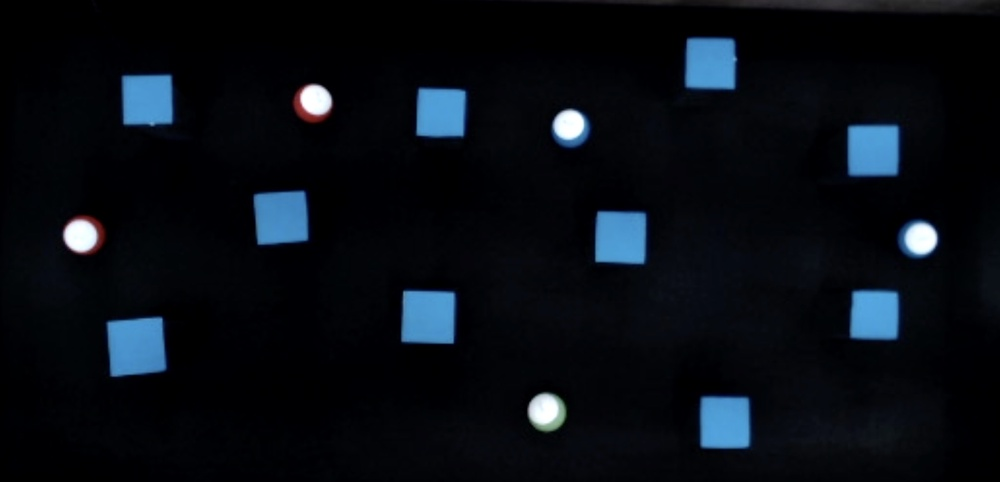
#> input picture img/many_sphero.jpg, 1000 x 482 px, shrunk from 3033 x 1462 before the run
$ python -i img_recognitizon.py   (imports and definitions only)
#> lines starting #> are read from the running program, lines starting #| are printed output that depends on the picture; after the words box and inside, x2 and y2 are one past the last pixel; in counts of white or black regions, pixels touching at a corner belong together
#> further down, picture is the input picture: shape (482, 1000, 3); mean B, G, R 20, 13.3, 8.5
import cv2
import numpy as np
from spherov2 import scanner
from spherov2.sphero_edu import SpheroEduAPI
from spherov2.types import Color

def get_coords(image):
    # image= cv2.imread(image)
    dimensions=image.shape
#> dimensions = (482, 1000, 3)
    print('Image Dimension    : ',dimensions)
#| Image Dimension    :  (482, 1000, 3)
    original_image= image
    image = cv2.blur(image, (30,30), cv2.BORDER_CONSTANT)
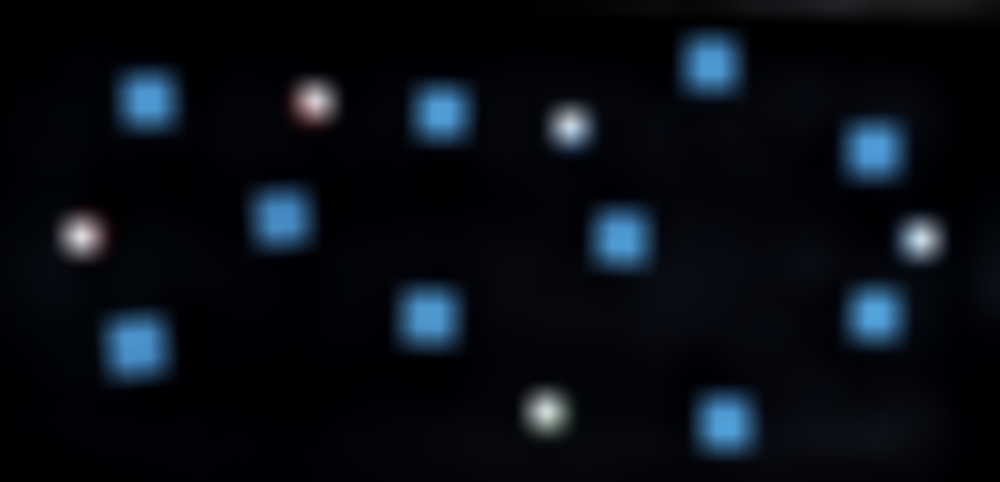
#> image: shape (482, 1000, 3); mean of channels 0, 1, 2 20, 13.2, 8.5; drawn as B, G, R
    lowerValues_rect = np.array([60, 120, 120])
    upperValues_rect = np.array([117, 255, 255])

    #myColors_sphero = [[0,0,255,179,83,255]]
    lowerValues = np.array([0,0,168])
    upperValues = np.array([172,111,255])
    #mask for sphero
    hsv= cv2.cvtColor(image,cv2.COLOR_BGR2HSV)
#> hsv: shape (482, 1000, 3); mean H, S, V 107.8, 171.4, 20.1
    mask = cv2.inRange(hsv, lowerValues, upperValues)
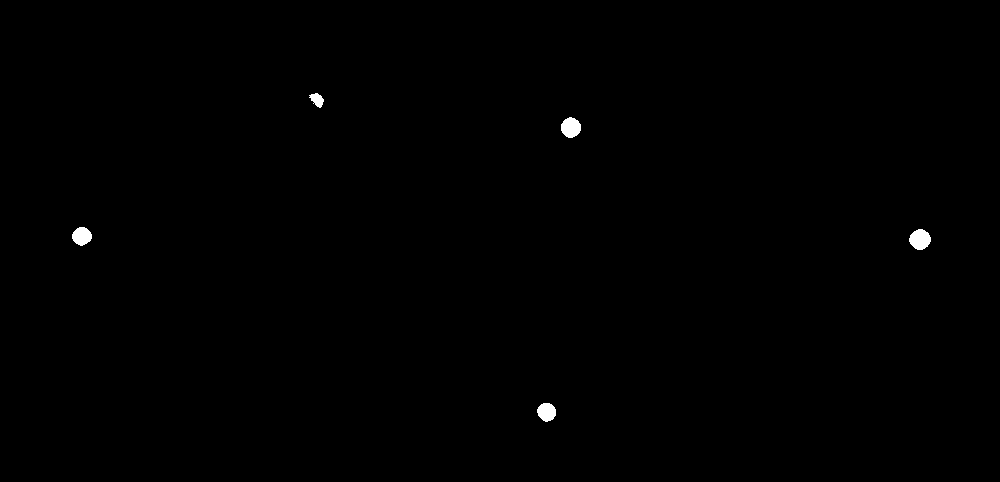
#> mask: shape (482, 1000); 0.28% white; 5 white regions, box (x1, y1, x2, y2) and area: (909, 229, 931, 250) 342, (561, 117, 581, 138) 318, (72, 227, 92, 246) 280, (537, 403, 556, 422) 275, (309, 93, 324, 108) 136
    mask_rect = cv2.inRange(hsv, lowerValues_rect, upperValues_rect)
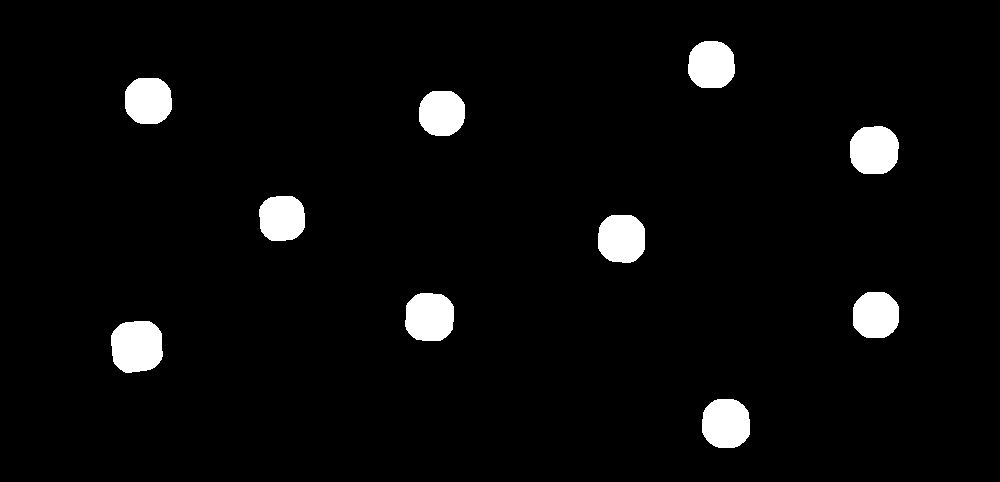
#> mask_rect: shape (482, 1000); 4% white; 10 white regions
    contours_rect, hierarchy= cv2.findContours(mask_rect.copy(), cv2.RETR_EXTERNAL, cv2.CHAIN_APPROX_NONE)
#> contours_rect = 10 contours; largest, box (x1, y1, x2, y2) and area: (111, 321, 163, 373) 2199, (405, 293, 454, 341) 1938, (702, 399, 750, 448) 1912, (850, 126, 899, 174) 1910, (598, 215, 645, 263) 1862
    # find countours
    contours, hierarchy= cv2.findContours(mask.copy(), cv2.RETR_EXTERNAL, cv2.CHAIN_APPROX_NONE)
#> contours = 5 contours; box (x1, y1, x2, y2) and area: (909, 229, 931, 250) 313, (561, 117, 581, 138) 290, (72, 227, 92, 246) 254, (537, 403, 556, 422) 249, (309, 93, 324, 108) 114
    approx_shapes = [cv2.approxPolyDP(contour, 0.01 * cv2.arcLength(contour, True), True) for
                    contour in contours]
#> approx_shapes = 5 contours; box (x1, y1, x2, y2) and area: (909, 229, 931, 250) 315, (561, 117, 581, 138) 293, (72, 227, 92, 246) 252, (537, 403, 556, 422) 246, (309, 93, 324, 108) 114
    #for sphero
    mu = [None]*len(contours)
#> mu = 5 items
    mc = [None]*len(contours)
#> mc = 5 items
    for i in range(len(contours)):
    # Get the mass centers
        mu[i] = cv2.moments(contours[i])
    # add 1e-5 to avoid division by zero
        mc[i] = (mu[i]['m10'] / (mu[i]['m00'] + 1e-5), mu[i]['m01'] / (mu[i]['m00'] + 1e-5))
#> this loop made 5 passes
#> after the loop, mc = [(546.2, 411.6), (919.6, 239), (81.43, 235.8), (570.5, 127.2), (316.8, 99.32)]

    #for obstacle
    mu_rect = [None]*len(contours_rect)
#> mu_rect = 10 items
    mc_rect = [None]*len(contours_rect)
#> mc_rect = 10 items
    for i in range(len(contours_rect)):
    # Get the mass centers
        mu_rect[i] = cv2.moments(contours_rect[i])
    # add 1e-5 to avoid division by zero
        mc_rect[i] = (mu_rect[i]['m10'] / (mu_rect[i]['m00'] + 1e-5), mu_rect[i]['m01'] / (mu_rect[i]['m00'] + 1e-5))
#> this loop made 10 passes
#> after the loop, mc_rect = [(725.6, 423.1), (136.4, 346), (429.2, 316.7), (875.4, 314.7), (621.2, 238.2), (281.6, 217.9), (873.8, 149.8), (441.5, 112.8), (147.9, 100.4), (711, 64.42)]
    # Draw contours
    drawing = np.zeros((mask.shape[0], mask.shape[1], 3), dtype=np.uint8)
    drawing_rect = np.zeros((mask_rect.shape[0], mask_rect.shape[1], 3), dtype=np.uint8)

    coords_sphero = []
    for i,approx_shape in enumerate(approx_shapes):
        if len(approx_shape) > 10:

            coords_sphero.append([int(mc[i][0]), int(mc[i][1])])
            color = (255, 0, 0)
            cv2.drawContours(drawing, contours, i, color, 2)
            cv2.putText(drawing,str([int(mc[i][0]), int(mc[i][1])]),[int(mc[i][0]), int(mc[i][1])],cv2.FONT_HERSHEY_SIMPLEX,1,(255,255,255))
            cv2.circle(drawing, (int(mc[i][0]), int(mc[i][1])), 4, (0,0,255), -1)
#> after the loop, coords_sphero = [[546, 411], [919, 239], [81, 235], [570, 127], [316, 99]]

    image_bytes_sphero = cv2.imencode(".jpg", drawing)[1].tobytes()
    # print(f"""
    #     ******Coords Spheros******

    #       coords sphero:
    #         sphero 1X : {coords_sphero[0][0]}
    #         sphero 1Y : {coords_sphero[0][1]}
    #         sphero 2X : {coords_sphero[1][0]}
    #         sphero 2Y : {coords_sphero[1][1]}

    #     ******Coords Rectangles******
    #         """)

    coords_rect = []
    for i in range(len(contours_rect)):
        color_rect = (0, 255, 0)
        cv2.drawContours(drawing_rect, contours_rect, i, color_rect, 2)
        cv2.putText(drawing_rect,
                    str([int(mc_rect[i][0]),
                    int(mc_rect[i][1])]),
                    [int(mc_rect[i][0]), int(mc_rect[i][1])],
                    cv2.FONT_HERSHEY_SIMPLEX,
                    1,
                    (255,255,255))
        cv2.circle(drawing_rect, (int(mc_rect[i][0]), int(mc_rect[i][1])), 4, color_rect, -1)
        coords_rect.append([int(mc_rect[i][0]), int(mc_rect[i][1])])
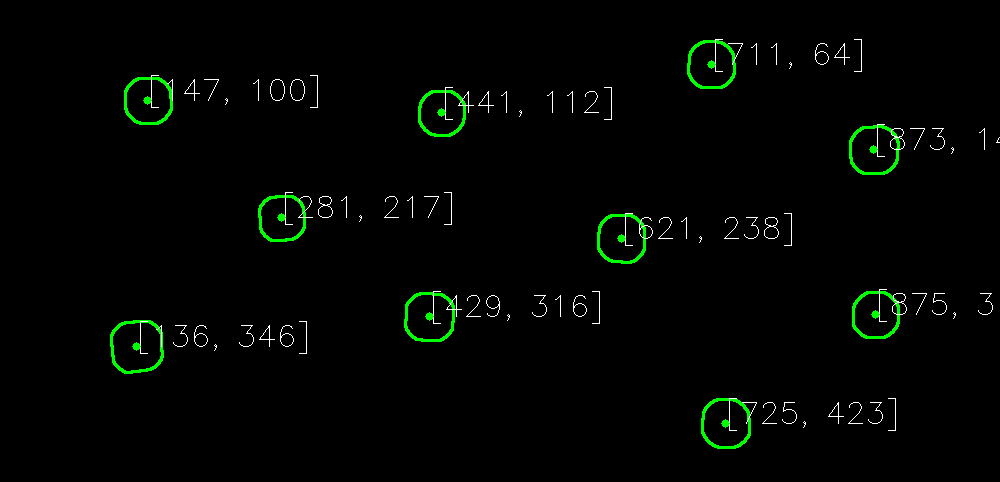
#> drawing_rect: shape (482, 1000, 3); mean of channels 0, 1, 2 1.8, 4.7, 1.8; drawn as B, G, R
#> after the loop, coords_rect = [[725, 423], [136, 346], [429, 316], [875, 314], [621, 238], [281, 217], [873, 149], [441, 112], [147, 100], [711, 64]]

    # [12 lines of commented-out code are left out]
    image_bytes_rect = cv2.imencode(".jpg", drawing_rect)[1].tobytes()

    # Display the CV2 image in Streamlit


    return coords_sphero, coords_rect, dimensions, image_bytes_rect, image_bytes_sphero

def sphero_init():
    toy = scanner.find_toy(toy_name="SM-8CEB")
    with SpheroEduAPI(toy) as droid:
        droid.set_main_led(Color(r=0, g=0, b=255))

# [2 lines not run here, left out]

>>> import cv2
>>> picture = cv2.imread('img/many_sphero.jpg')
>>> result = get_coords(picture)
#> result = 5 items

$ run again, on img/modified.jpeg
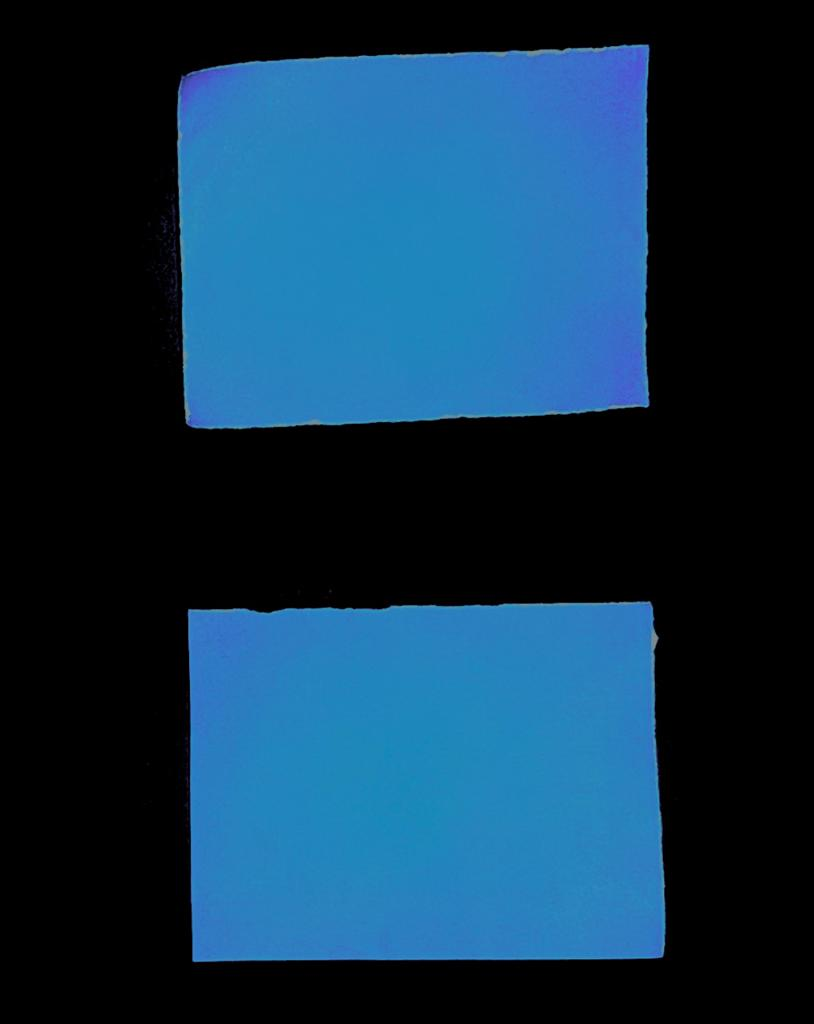
#> input picture img/modified.jpeg, 814 x 1024 px
#> picture is the input picture: shape (1024, 814, 3); mean B, G, R 77.1, 51.8, 16.7
#| Image Dimension    :  (1024, 814, 3)
#> hsv: shape (1024, 814, 3); mean H, S, V 49.7, 94.8, 77.1
#> mask: shape (1024, 814); every value is 0
#> in get_coords, `mask_rect = cv2.inRange(hsv, lowerValues_rect, upperValues_rect)`:
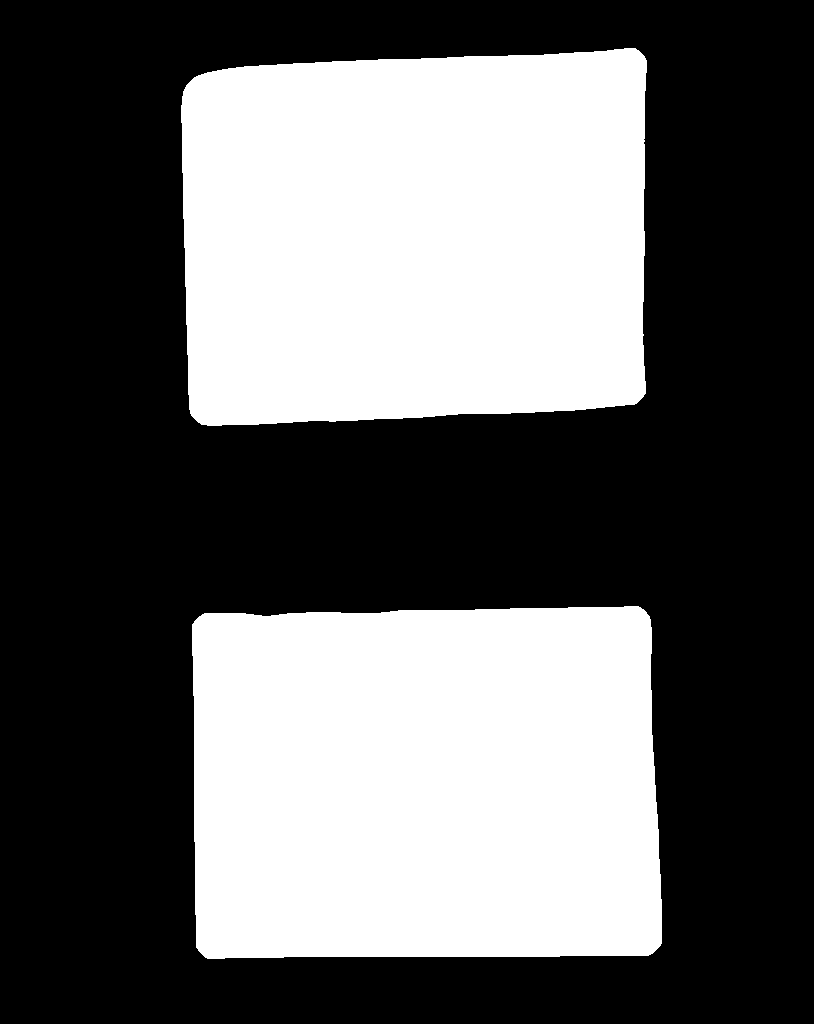
#> mask_rect: shape (1024, 814); 38.9% white; 2 white regions
#> contours_rect = 2 contours; box (x1, y1, x2, y2) and area: (181, 48, 647, 426) 163524, (192, 606, 662, 959) 159069
#> contours = []
#> mu_rect = 2 items
#> the loop in get_coords, `for i in range(len(contours_rect)):` made 2 passes
#> after the loop in get_coords, `for i in range(len(contours_rect)):`: mc_rect = [(425.3, 783.9), (414.4, 237)]
#> after the loop in get_coords, `for i,approx_shape in enumerate(approx_shapes):`: coords_sphero = []
#> the loop in get_coords, `for i in range(len(contours_rect)):` made 2 passes
#> color_rect on passes 1 to 2: (0, 255, 0), (0, 255, 0)
#> after the loop in get_coords, `for i in range(len(contours_rect)):`:
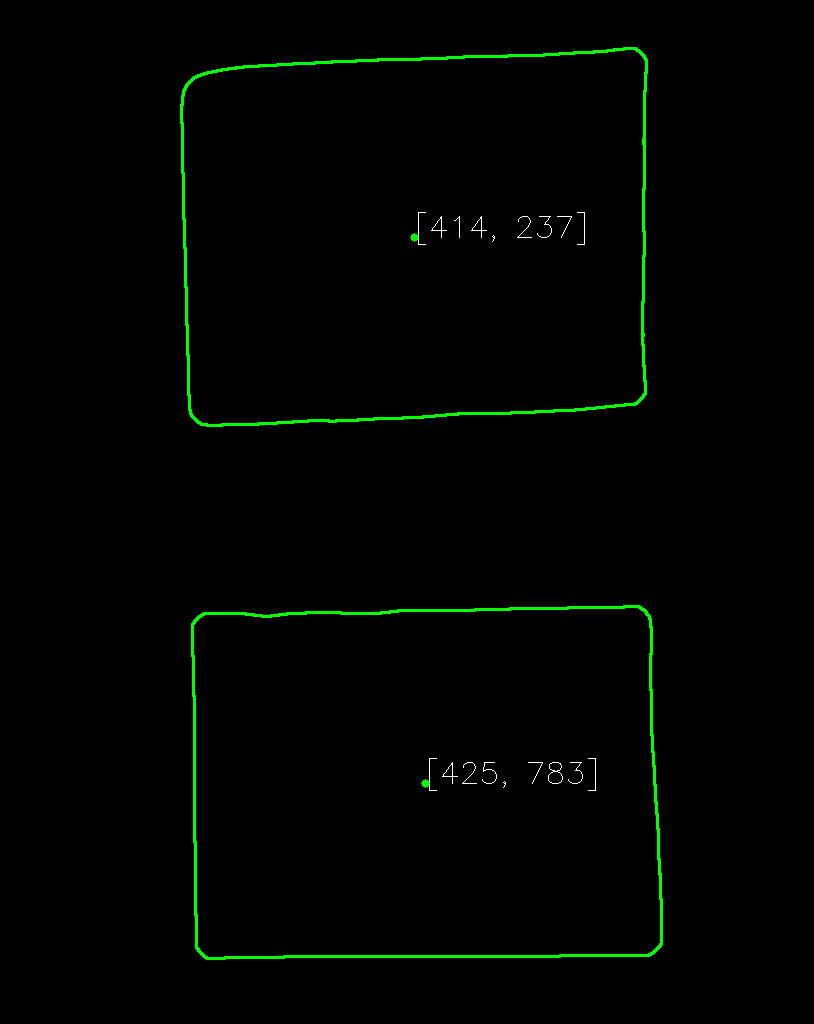
#> drawing_rect: shape (1024, 814, 3); mean of channels 0, 1, 2 0.2, 3.3, 0.2; drawn as B, G, R
#> after the loop in get_coords, `for i in range(len(contours_rect)):`: coords_rect = [[425, 783], [414, 237]]
#> result = 5 items
